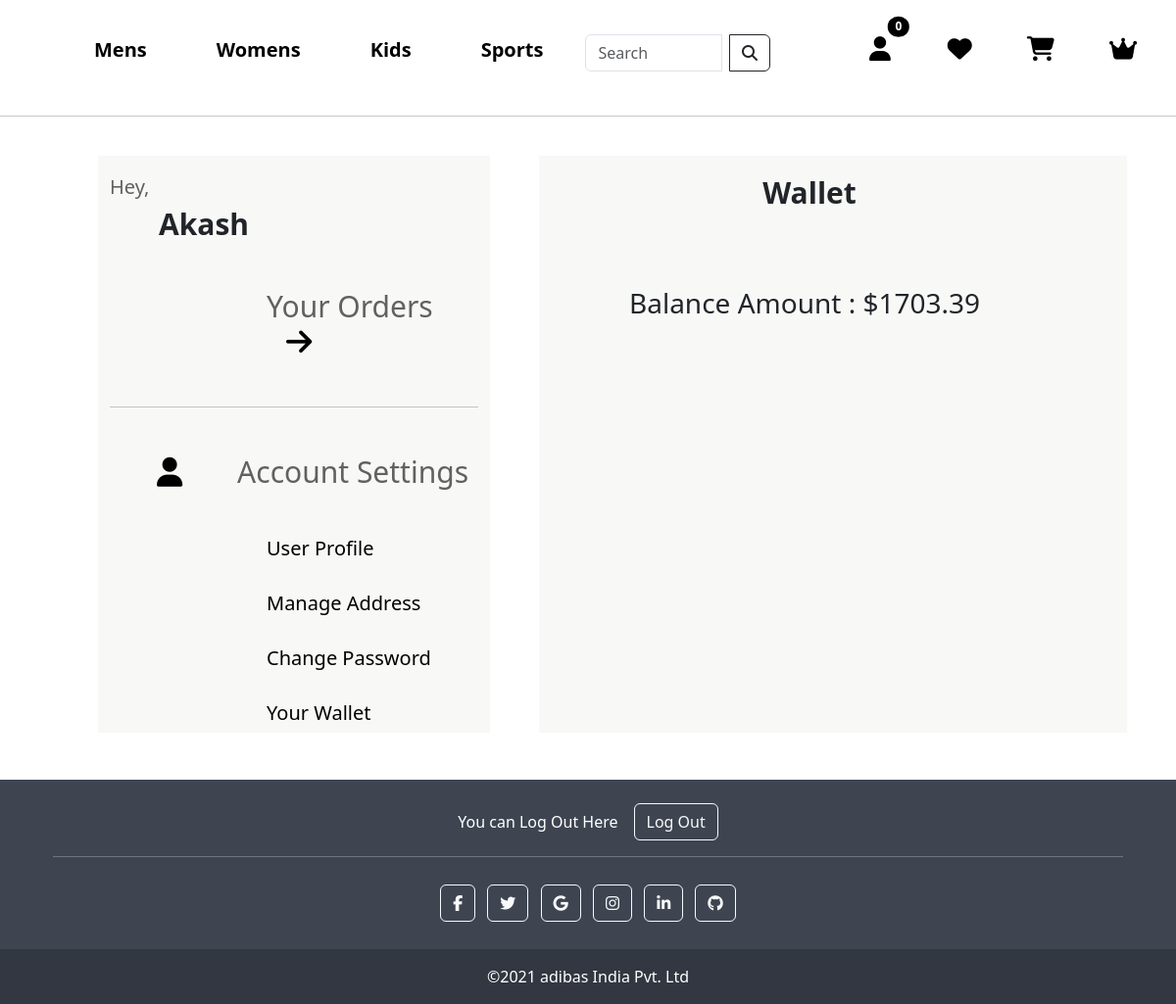
The app's page /wallet/ (signed in), older data.
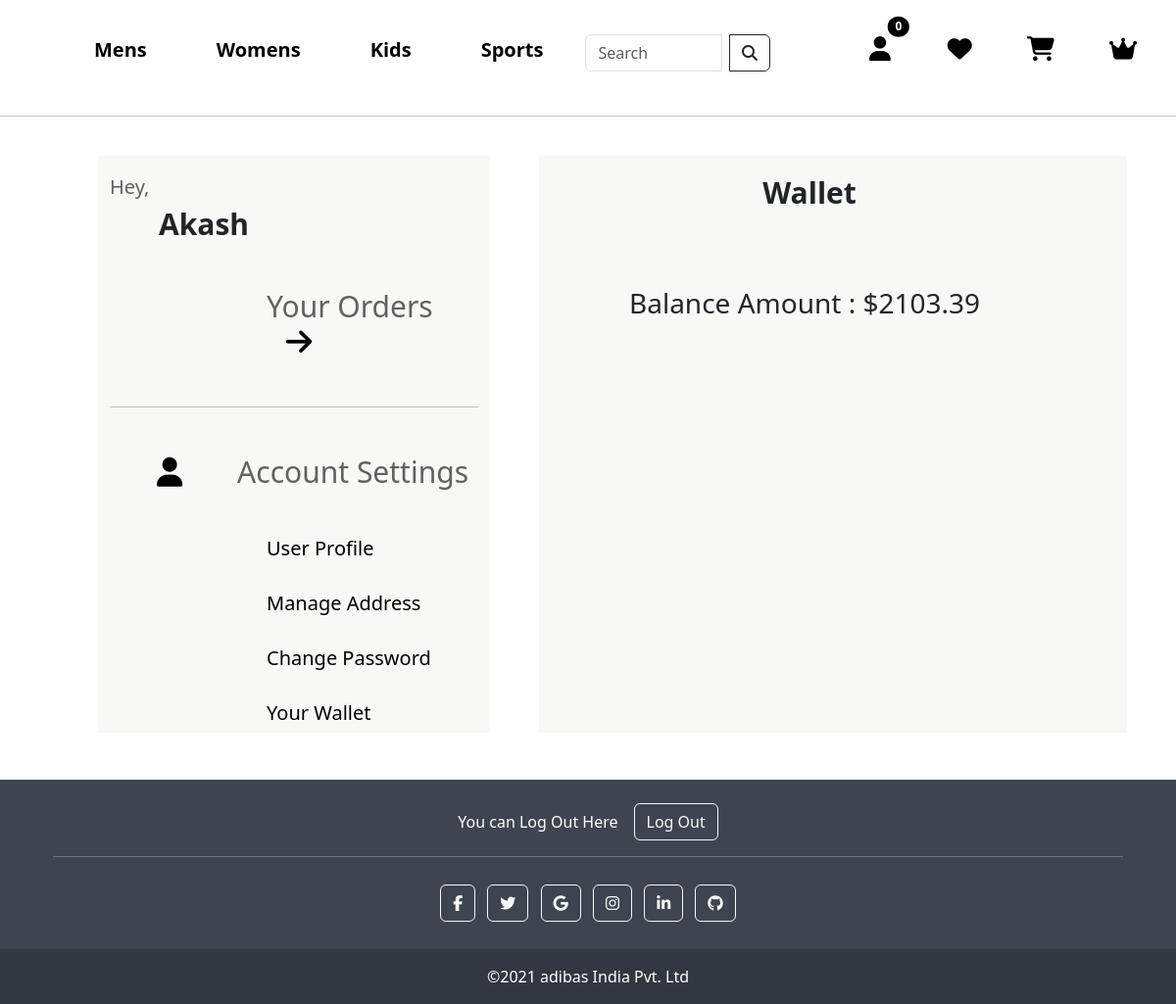
The same page, newer data.
### core/models.py (models this page shows)
class Wallet(models.Model):
    user = models.OneToOneField(CustomUser, on_delete=models.CASCADE)
    balance = models.DecimalField(max_digits=10, decimal_places=2, default=0.0)
    transactions = models.TextField(default='[]')
    class Meta:
        verbose_name_plural = "Wallet"

### core/views.py (the view)
# urls.py: path('wallet/', views.view_wallet, name='wallet'),
def view_wallet(request):
    user_wallet = request.user.wallet
    context = {'wallet': user_wallet}
    return render(request, 'wallet.html', context)

### core/context_processor.py (called while the page is built)
def default(request):
    top = TopCategory.objects.all()
    cat = Category.objects.all()
    min_max_price = Product.objects.aggregate(Min('price'), Max('price'))
    return {
        'top':top,
        'cat': cat,
        'min_max_price': min_max_price
    }

### templates/wallet.html (shortened to what this page needs)
{% extends 'base.html' %}
{% block content %}
{% load static %}
<link rel="stylesheet" type="text/css" href="{% static 'profile.css' %}">
<section>
    <div class="container-fluid">
        <div class="row">
            <div class="col-lg-4" style="background-color: rgb(248, 248, 247); margin-left: 100px;">
                <div class="name" style="margin-top: 20px;">
                    <h6 style="font-size: 20px; color: rgb(97, 97, 97);">Hey,</h6>
                    <h5 style="font-size: 30px; margin-left: 50px; font-weight: 600;">{{ request.user | title }}</h5>
                </div>
                <div class="orders">
                    <a style="text-decoration: none; color: black;" href="{% url 'order_list' %}"><h6 style="font-size: 30px;  margin-left:10rem; margin-top: 3rem; color:rgb(97, 97, 97);">Your Orders <i class="fa fa-arrow-right" style="margin-left: 20px; color: black;"></i></h6></a>
                </div>
                <br>
                <hr>
                <div class="setting">
                    <h6 style="font-size: 30px; margin-top: 3rem; color:rgb(97, 97, 97);"><i class="fa-solid fa-user" style="color: black; margin-left: 3rem;"></i> <span style="margin-left: 3rem;">Account Settings</span></h6>
                    <div class="user-profile">
                        <a style="text-decoration: none; color: black;" href="{% url 'user_profile' %}"><h6 style="font-size: 20px; margin-top: 3rem; margin-left: 10rem;">User Profile</h6></a>
                    </div>
                    <div class="manage-address">
                        <a style="text-decoration: none; color: black;" href="{% url 'user_address' %}"><h6 style="font-size: 20px; margin-top: 2rem; margin-left: 10rem;">Manage Address</h6></a>
                    </div>
                    <div class="manage-address">
                        <a style="text-decoration: none; color: black;" href="{% url 'change_password' %}"><h6 style="font-size: 20px; margin-top: 2rem; margin-left: 10rem;">Change Password</h6></a>
                    </div>
                    <div class="manage-address">
                        <a style="text-decoration: none; color: black;" href="{% url 'wallet' %}"><h6 style="font-size: 20px; margin-top: 2rem; margin-left: 10rem;">Your Wallet</h6></a>
                    </div>
                </div>
            </div>
            <div class="col-lg-6" style="margin-left: 50px; background-color: rgb(248, 248, 247);">
                <div class="contents" style="margin-left: 80px;">
                    <div class="title" style="padding: 10px;">
                        <h3 style="font-size: 30px; font-weight: 700; text-align: center; margin-right: 8rem; margin-bottom: 20px; margin-top: 10px;">Wallet</h3>
                    </div>
                        <br><br>
                        <div class="balance">
                            <h3>Balance Amount : ${{ wallet.balance }}</h3>
                        </div>
                </div>
            </div>
        </div>
    </div>
</section>
{% endblock content%}

Row changes from the older to the newer data that the page shows:
changed Wallet: balance "1703.39" → "2103.39"
